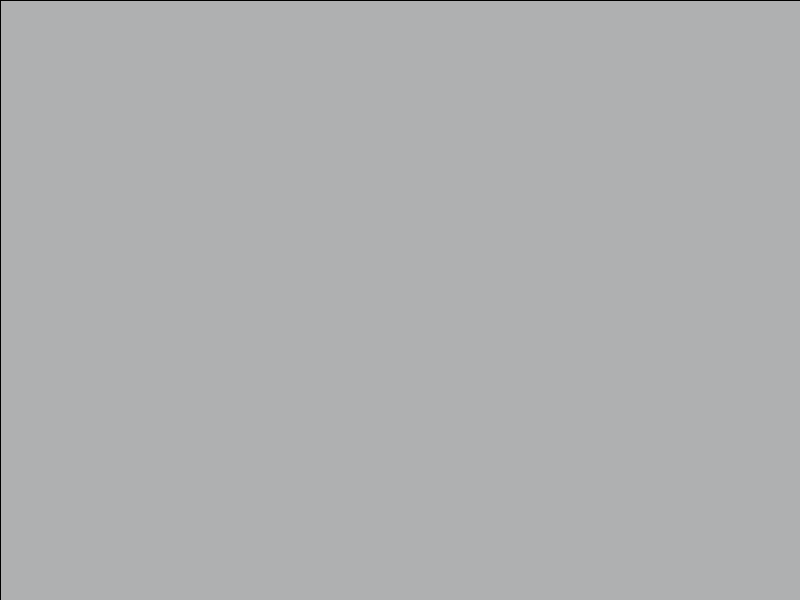
Frame 1 (no input)
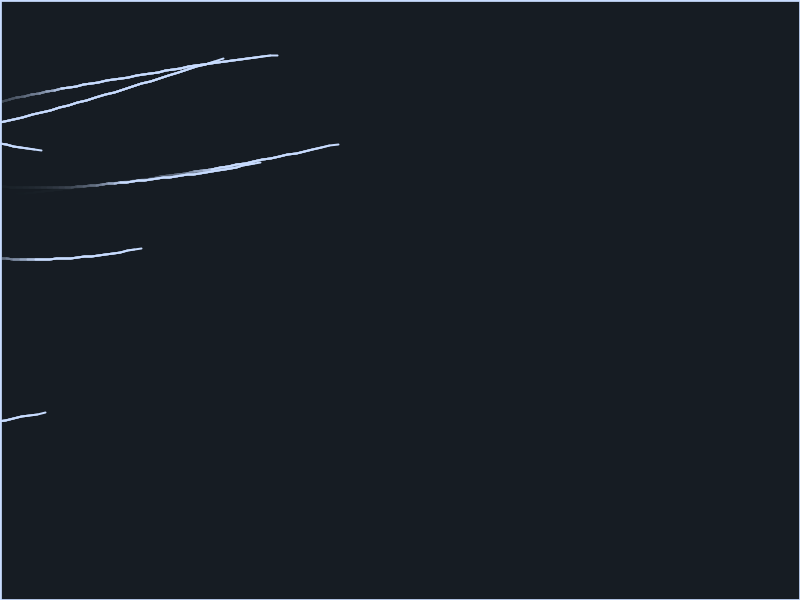
Frame 60 (the mouse pressed at the canvas centre just before this capture)
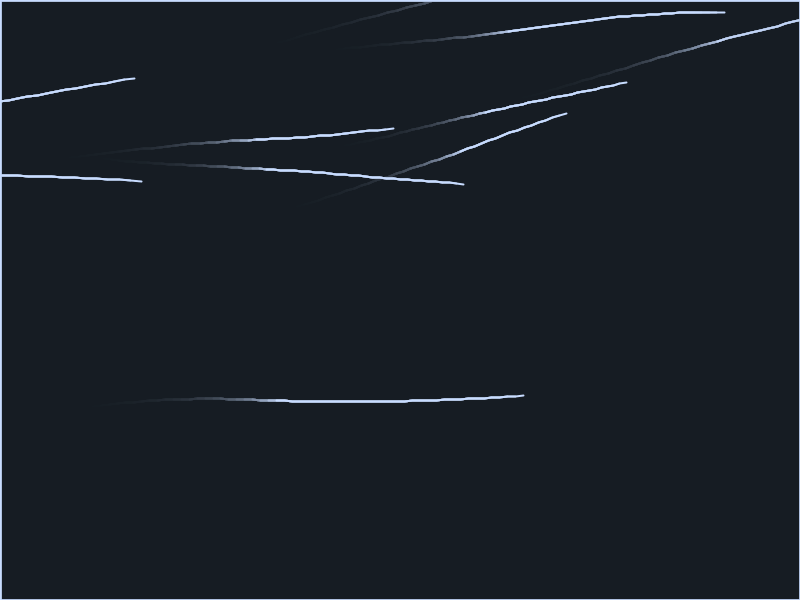
Frame 120 (the mouse held since frame 60 and released just before this capture)

The Processing sketch that drew these frames (run headless with seeded random() and noise(); from frame 60 on, the mouse is pressed at the canvas centre):

// Processing sketch: wind
// ── wind.pde
ArrayList<WindGust> gusts;

void setup() {
  size(800, 600);
  gusts = new ArrayList<WindGust>();
}

void draw() {
  // Dark background with slight transparency for a smooth motion blur trail
  fill(20, 24, 35, 40);
  rect(0, 0, width, height);

  // Randomly trigger new wind gusts
  if (random(1) < 0.1 && gusts.size() < 10) {
    gusts.add(new WindGust());
  }

  // Update and draw each gust
  for (int i = gusts.size() - 1; i >= 0; i--) {
    WindGust g = gusts.get(i);
    g.update();
    g.display();
    
    if (g.isDead()) {
      gusts.remove(i);
    }
  }
}

class WindGust {
  ArrayList<PVector> history; // Stores the points of the line
  PVector head;               // The leading tip of the wind line
  float speed;
  float noiseOffset;
  float lifespan;
  float maxLength;

  WindGust() {
    // Start off-screen to the left at a random height
    head = new PVector(-50, random(100, height - 100));
    history = new ArrayList<PVector>();
    speed = random(6, 12);               // Speed of the gust
    noiseOffset = random(1000);          // Unique starting point for Perlin noise
    lifespan = 255;
    maxLength = random(15, 35);          // Number of vertices in the line
  }

  void update() {
    // Move the head forward
    head.x += speed;
    
    // Use Perlin noise to make the head drift up and down gracefully
    float noiseVal = noise(noiseOffset + frameCount * 0.01);
    head.y += map(noiseVal, 0, 1, -4, 4);

    // Save current head position to the history list
    history.add(new PVector(head.x, head.y));

    // Keep the line length under control
    if (history.size() > maxLength) {
      history.remove(0);
    }

    // Fade away when leaving the screen
    if (head.x > width) {
      lifespan -= 10;
    }
  }

  void display() {
    noFill();
    strokeWeight(2);

    // Draw the gust as a continuous curving stroke
    beginShape();
    for (int i = 0; i < history.size(); i++) {
      PVector p = history.get(i);
      
      // Gradually fade out toward the tail of the line
      float alpha = map(i, 0, history.size() - 1, 0, lifespan);
      stroke(200, 220, 255, alpha); 
      
      vertex(p.x, p.y);
    }
    endShape();
  }

  boolean isDead() {
    return lifespan <= 0;
  }
}
